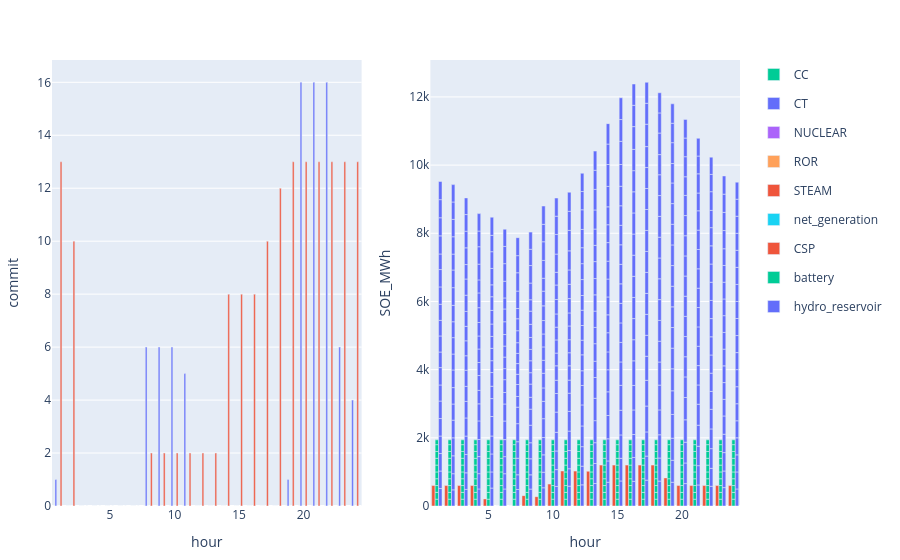

The notebook cell saved with this chart:
### Code cell
to_plot = commit_ed[(commit_ed.configuration .== config_) .&  (commit_ed.day .== day_) .&  (commit_ed.iteration .== iteration_),:] 
p1 = plot(to_plot, x = :hour, y = :commit,  kind = "bar", color = :resource, stackgroup = 1) #Layout(barmode="stack"))

to_plot = s_ed.storage[(s_ed.storage.configuration .== config_) .&  (s_ed.storage.day .== day_) .&  (s_ed.storage.iteration .== iteration_),:]
p2 = plot(to_plot, x = :hour , y = :SOE_MWh, color = :resource, kind = "bar", Layout(barmode="stack")) 
[p1 p2]

### Figure 1 — Plotly figure (JSON) as saved in the notebook; plotly's stock layout.template omitted (floating-point values rounded to 4 significant figures; data arrays with more than 128 entries replaced by an {"elided": "..."} marker saying what was removed)
{"data": [{"legendgroup": "CC", "marker": {"color": "#00cc96"}, "name": "CC", "showlegend": true, "stackgroup": 1, "type": "bar", "x": [1, 2, 3, 4, 5, 6, 7, 8, 9, 10, 11, 12, 13, 14, 15, 16, 17, 18, 19, 20, 21, 22, 23, 24], "xaxis": "x1", "y": [0, 0, 0, 0, 0, 0, 0, 0, 0, 0, 0, 0, 0, 0, 0, 0, 0, 0, 0, 0, 0, 0, 0, 0], "yaxis": "y1"}, {"legendgroup": "CT", "marker": {"color": "#636efa"}, "name": "CT", "showlegend": true, "stackgroup": 1, "type": "bar", "x": [1, 2, 3, 4, 5, 6, 7, 8, 9, 10, 11, 12, 13, 14, 15, 16, 17, 18, 19, 20, 21, 22, 23, 24], "xaxis": "x1", "y": [1, 0, 0, 0, 0, 0, 0, 6, 6, 6, 5, 0, 0, 0, 0, 0, 0, 0, 1, 16, 16, 16, 6, 4], "yaxis": "y1"}, {"legendgroup": "NUCLEAR", "marker": {"color": "#ab63fa"}, "name": "NUCLEAR", "showlegend": true, "stackgroup": 1, "type": "bar", "x": [1, 2, 3, 4, 5, 6, 7, 8, 9, 10, 11, 12, 13, 14, 15, 16, 17, 18, 19, 20, 21, 22, 23, 24], "xaxis": "x1", "y": [0, 0, 0, 0, 0, 0, 0, 0, 0, 0, 0, 0, 0, 0, 0, 0, 0, 0, 0, 0, 0, 0, 0, 0], "yaxis": "y1"}, {"legendgroup": "ROR", "marker": {"color": "#FFA15A"}, "name": "ROR", "showlegend": true, "stackgroup": 1, "type": "bar", "x": [1, 2, 3, 4, 5, 6, 7, 8, 9, 10, 11, 12, 13, 14, 15, 16, 17, 18, 19, 20, 21, 22, 23, 24], "xaxis": "x1", "y": [null, null, null, null, null, null, null, null, null, null, null, null, null, null, null, null, null, null, null, null, null, null, null, null], "yaxis": "y1"}, {"legendgroup": "STEAM", "marker": {"color": "#EF553B"}, "name": "STEAM", "showlegend": true, "stackgroup": 1, "type": "bar", "x": [1, 2, 3, 4, 5, 6, 7, 8, 9, 10, 11, 12, 13, 14, 15, 16, 17, 18, 19, 20, 21, 22, 23, 24], "xaxis": "x1", "y": [13, 10, 0, 0, 0, 0, 0, 2, 2, 2, 2, 2, 2, 8, 8, 8, 10, 12, 13, 13, 13, 13, 13, 13], "yaxis": "y1"}, {"legendgroup": "net_generation", "marker": {"color": "#19d3f3"}, "name": "net_generation", "showlegend": true, "stackgroup": 1, "type": "bar", "x": [1, 2, 3, 4, 5, 6, 7, 8, 9, 10, 11, 12, 13, 14, 15, 16, 17, 18, 19, 20, 21, 22, 23, 24], "xaxis": "x1", "y": [null, null, null, null, null, null, null, null, null, null, null, null, null, null, null, null, null, null, null, null, null, null, null, null], "yaxis": "y1"}, {"legendgroup": "CSP", "marker": {"color": "#EF553B"}, "name": "CSP", "showlegend": true, "type": "bar", "x": [1, 2, 3, 4, 5, 6, 7, 8, 9, 10, 11, 12, 13, 14, 15, 16, 17, 18, 19, 20, 21, 22, 23, 24], "xaxis": "x2", "y": [600, 600, 600, 600, 209, 0, 0, 304.0, 274.3, 643.7, 1027.0, 1025.0, 1019.0, 1200, 1200, 1200, 1200, 1200, 824.8, 600, 600, 600, 600, 600], "yaxis": "y2"}, {"legendgroup": "battery", "marker": {"color": "#00cc96"}, "name": "battery", "showlegend": true, "type": "bar", "x": {"elided": "240 int values"}, "xaxis": "x2", "y": {"elided": "240 int values"}, "yaxis": "y2"}, {"legendgroup": "hydro_reservoir", "marker": {"color": "#636efa"}, "name": "hydro_reservoir", "showlegend": true, "type": "bar", "x": {"elided": "456 int values"}, "xaxis": "x2", "y": {"elided": "456 float values"}, "yaxis": "y2"}], "layout": {"margin": {"b": 50, "l": 50, "r": 50, "t": 60}, "xaxis1": {"anchor": "y1", "domain": [0, 0.45], "title": {"text": "hour"}}, "xaxis2": {"anchor": "y2", "domain": [0.55, 1], "title": {"text": "hour"}}, "yaxis1": {"anchor": "x1", "domain": [0, 1], "title": {"text": "commit"}}, "yaxis2": {"anchor": "x2", "domain": [0, 1], "title": {"text": "SOE_MWh"}}}}
